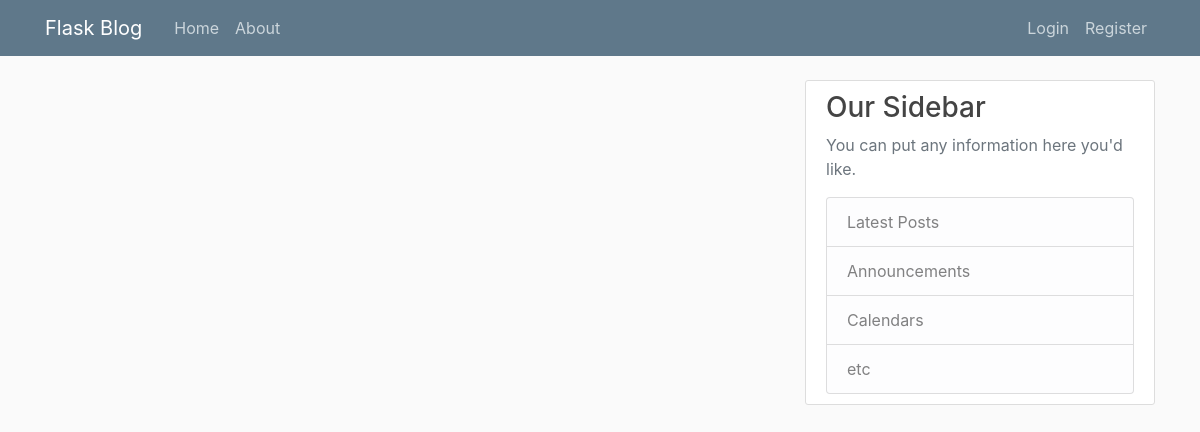
Page /home on the earlier database version.
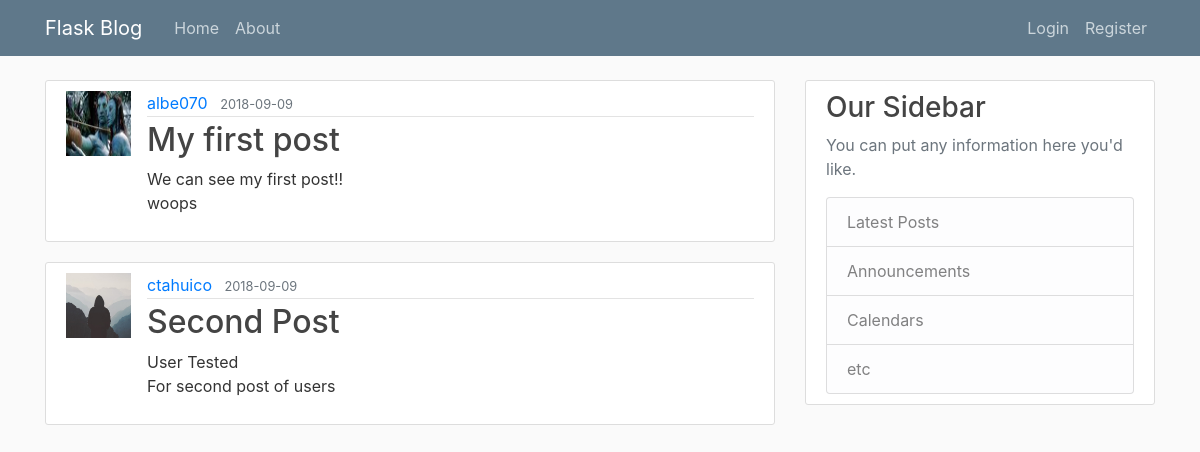
Same page on the later database version.
### flaskblog/models.py (models this page shows, shortened)
class Post(db.Model):
    id = db.Column(db.Integer, primary_key=True)
    title = db.Column(db.String(100), nullable=False)
    date_posted = db.Column(db.DateTime, nullable=False, default=datetime.utcnow)
    content = db.Column(db.Text, nullable=False)
    user_id = db.Column(db.Integer, db.ForeignKey('user.id'), nullable=False)

class User(db.Model, UserMixin):
    id = db.Column(db.Integer, primary_key=True)
    username = db.Column(db.String(20), unique=True, nullable=False)
    email = db.Column(db.String(120), unique=True, nullable=False)
    image_file = db.Column(db.String(20), nullable=False, default='default.jpg')
    password = db.Column(db.String(60), nullable=False)
    posts = db.relationship('Post', backref='author', lazy=True)

### flaskblog/routes.py (the view)
@app.route('/')
@app.route('/home')
def home():
    posts = Post.query.all()
    return render_template('home.html', posts=posts)

### flaskblog/templates/home.html
{% extends 'layout.html' %}
{% block content %}
    {% for post in posts %}
    <article class="media content-section">
      <img class='rounded-cirlce article-img' src="{{ url_for('static', filename='profile_pics/' + post.author.image_file) }}" alt="">
      <div class="media-body">
        <div class="article-metadata">
          <a class="mr-2" href="#">{{ post.author.username }}</a>
          <small class="text-muted">{{ post.date_posted.strftime('%Y-%m-%d') }}</small>
        </div>
        <h2><a class="article-title" href="{{url_for('post', post_id=post.id) }}">{{ post.title }}</a></h2>
        <p class="article-content">{{ post.content }}</p>
      </div>
    </article>
    {% endfor %}
{% endblock content %}

### flaskblog/templates/layout.html (shortened to what this page needs)
<!DOCTYPE html>
<html>
<head>
  <link rel="stylesheet" href="https://stackpath.bootstrapcdn.com/bootstrap/4.1.3/css/bootstrap.min.css">
  <link rel="stylesheet" type='text/css' href="{{ url_for('static', filename='main.css')}}">
</head>
<body>
    <header class="site-header">
      <nav class="navbar navbar-expand-md navbar-dark bg-steel fixed-top">
        <div class="container">
          <a class="navbar-brand mr-4" href="/">Flask Blog</a>
          <div class="collapse navbar-collapse" id="navbarToggle">
            <div class="navbar-nav mr-auto">
              <a class="nav-item nav-link" href="{{ url_for('home') }}">Home</a>
              <a class="nav-item nav-link" href="{{ url_for('about') }}">About</a>
            </div>
            <div class="navbar-nav">
              {%  if current_user.is_authenticated %}
                <a class="nav-item nav-link" href="{{ url_for('new_post') }}">New Post</a>
                <a class="nav-item nav-link" href="{{ url_for('account') }}">Account</a>
                <a class="nav-item nav-link" href="{{ url_for('logout') }}">Logout</a>
              {% else %}
                <a class="nav-item nav-link" href="{{ url_for('login') }}">Login</a>
                <a class="nav-item nav-link" href="{{ url_for('register') }}">Register</a>
              {% endif %}
            </div>
          </div>
        </div>
      </nav>
    </header>
<main role="main" class="container">
  <div class="row">
    <div class="col-md-8">
      {% block content %}{% endblock %}
    </div>
    <div class="col-md-4">
      <div class="content-section">
        <h3>Our Sidebar</h3>
        <p class='text-muted'>You can put any information here you'd like.</p>
          <ul class="list-group">
            <li class="list-group-item list-group-item-light">Latest Posts</li>
            <li class="list-group-item list-group-item-light">Announcements</li>
            <li class="list-group-item list-group-item-light">Calendars</li>
            <li class="list-group-item list-group-item-light">etc</li>
          </ul>
      </div>
    </div>
  </div>
</main>
</body>
</html>

### flaskblog/static/main.css (style rules this page uses)
body { background: #fafafa; color: #333333; margin-top: 5rem; }
h1, h2, h3, h4, h5, h6 { color: #444444; }
.bg-steel { background-color: #5f788a; }
.site-header .navbar-nav .nav-link { color: #cbd5db; }
.content-section { background: #ffffff; padding: 10px 20px; border: 1px solid #dddddd; border-radius: 3px; margin-bottom: 20px; }
.article-title { color: #444444; }
.article-content { white-space: pre-line; }
.article-img { height: 65px; width: 65px; margin-right: 16px; }
.article-metadata { padding-bottom: 1px; margin-bottom: 4px; border-bottom: 1px solid #e3e3e3 }

Differences in the rows shown:
added Post: image_file (picture), author.username "albe070", date_posted "2018-09-09", title "My first post", content "We can see my first post!! woops"
added Post: image_file (placeholder picture), author.username "ctahuico", date_posted "2018-09-09", title "Second Post", content "User Tested For second post of users"
